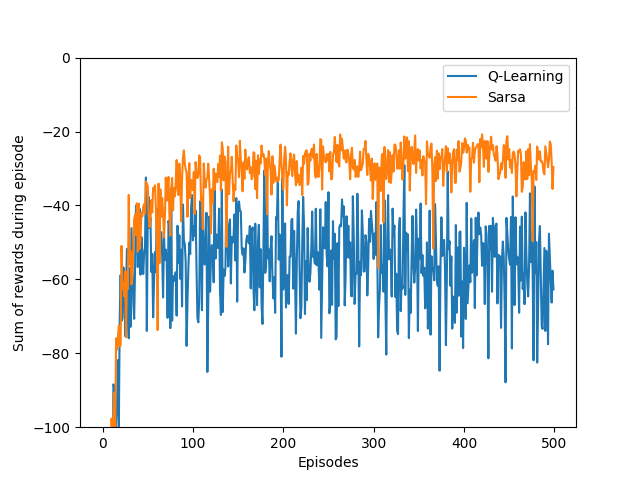

Reproduce this figure in Python.
import numpy as np
import matplotlib.pyplot as plt
from tqdm import tqdm


class GridWorld:


    def __init__(self, height, width, start_state, end_state, cliff):
        self.height = height
        self.width = width
        self.start_state = start_state
        self.end_state = end_state
        self.cliff = cliff
        self.actions = [(-1, 0), (1, 0), (0, 1), (0, -1)]
        self.rewards = {'cliff': -100, 'non-cliff': -1}


    def is_terminal(self, state):
        '''
        Whether state @state is an end state

        Params
        ------
        state: [int, int]
            current state
        '''
        return state == self.end_state


    def take_action(self, state, action):
        '''
        Take action @action at state @state

        Params
        ------
        state: [int, int]
            current state
        action: (int, int)
            action taken

        Return
        ------
        (next_state, reward): ([int, int], int)
            a tuple of next state and reward
        '''
        next_state = [state[0] + action[0], state[1] + action[1]]
        next_state = [max(0, next_state[0]), max(0, next_state[1])]
        next_state = [min(self.height - 1, next_state[0]), min(self.width - 1, next_state[1])]
        if next_state in self.cliff:
            reward = self.rewards['cliff']
            next_state = self.start_state
        else:
            reward = self.rewards['non-cliff']
        return next_state, reward


    def get_action_idx(self, action):
        '''
        Get index of action in action list

        Params
        ------
        action: (int, int)
            action
        '''
        return self.actions.index(action)


def epsilon_greedy(grid_world, epsilon, Q, state):
    '''
    Choose action according to epsilon-greedy policy

    Params:
    -------
    grid_world: GridWorld
    epsilon: float
    Q: np.ndarray
        action-value function
    state: [int, int]
        current state

    Return
    ------
    action: (int, int)
    '''
    if np.random.binomial(1, epsilon) == 1:
        action_idx = np.random.randint(len(grid_world.actions))
        action = grid_world.actions[action_idx]
    else:
        values = Q[state[0], state[1], :]
        action_idx = np.random.choice([action_ for action_, value_ 
            in enumerate(values) if value_ == np.max(values)])
        action = grid_world.actions[action_idx]
    return action


def q_learning(Q, grid_world, epsilon, alpha, gamma):
    '''
    Q-learning

    Params
    ------
    Q: np.ndarray
        action-value function
    grid_world: GridWorld
    epsilon: float
    alpha: float
        step size
    gamma: float
        discount factor
    '''
    state = grid_world.start_state
    rewards = 0

    while not grid_world.is_terminal(state):
        action = epsilon_greedy(grid_world, epsilon, Q, state)
        next_state, reward = grid_world.take_action(state, action)
        rewards += reward
        action_idx = grid_world.get_action_idx(action)
        Q[state[0], state[1], action_idx] += alpha * (reward + gamma * \
            np.max(Q[next_state[0], next_state[1], :]) - Q[state[0], state[1], action_idx])
        state = next_state

    return rewards


def sarsa(Q, grid_world, epsilon, alpha, gamma):
    '''
    Sarsa

    Params
    ------
    Q: np.ndarray
        action-value function
    grid_world: GridWorld
    epsilon: float
    alpha: float
        step size
    gamma: float
        discount factor
    '''
    state = grid_world.start_state
    action = epsilon_greedy(grid_world, epsilon, Q, state)
    rewards = 0

    while not grid_world.is_terminal(state):
        next_state, reward = grid_world.take_action(state, action)
        rewards += reward
        next_action = epsilon_greedy(grid_world, epsilon, Q, next_state)
        action_idx = grid_world.get_action_idx(action)
        next_action_idx = grid_world.get_action_idx(next_action)
        Q[state[0], state[1], action_idx] += alpha * (reward + gamma * Q[next_state[0], \
            next_state[1], next_action_idx] - Q[state[0], state[1], action_idx])
        state = next_state
        action = next_action

    return rewards


def print_optimal_policy(Q, grid_world):
    for i in range(grid_world.height):
        optimal_policy_row = []
        for j in range(grid_world.width):
            if grid_world.is_terminal([i, j]):
                optimal_policy_row.append('E')
                continue
            best_action_idx = np.argmax(Q[i, j, :])
            if best_action_idx == 0:
                optimal_policy_row.append('U')
            elif best_action_idx == 1:
                optimal_policy_row.append('D')
            elif best_action_idx == 2:
                optimal_policy_row.append('R')
            elif best_action_idx == 3:
                optimal_policy_row.append('L')
        print(optimal_policy_row)


if __name__ == '__main__':
    height = 4
    width = 13
    start_state = [3, 0]
    end_state = [3, 12]
    cliff = [[3, x] for x in range(1, 12)]
    grid_world = GridWorld(height, width, start_state, end_state, cliff)
    n_runs = 50
    n_eps = 500
    epsilon = 0.1
    alpha = 0.5
    gamma = 1
    Q = np.zeros((height, width, len(grid_world.actions)))
    rewards_q_learning = np.zeros(n_eps)
    rewards_sarsa = np.zeros(n_eps)

    for _ in tqdm(range(n_runs)):
        Q_q_learning = Q.copy()
        Q_sarsa = Q.copy()

        for ep in range(n_eps):
            rewards_q_learning[ep] += q_learning(Q_q_learning, grid_world, epsilon, alpha, gamma)
            rewards_sarsa[ep] += sarsa(Q_sarsa, grid_world, epsilon, alpha, gamma)

    rewards_q_learning /= n_runs
    rewards_sarsa /= n_runs

    plt.plot(rewards_q_learning, label='Q-Learning')
    plt.plot(rewards_sarsa, label='Sarsa')
    plt.xlabel('Episodes')
    plt.ylabel('Sum of rewards during episode')
    plt.ylim([-100, 0])
    plt.legend()

    plt.savefig('./cliff_walking.png')
    plt.close()

    print('Q-learning\'s optimal policy:')
    print_optimal_policy(Q_q_learning, grid_world)
    print('Sarsa\'s optimal policy:')
    print_optimal_policy(Q_sarsa, grid_world)




